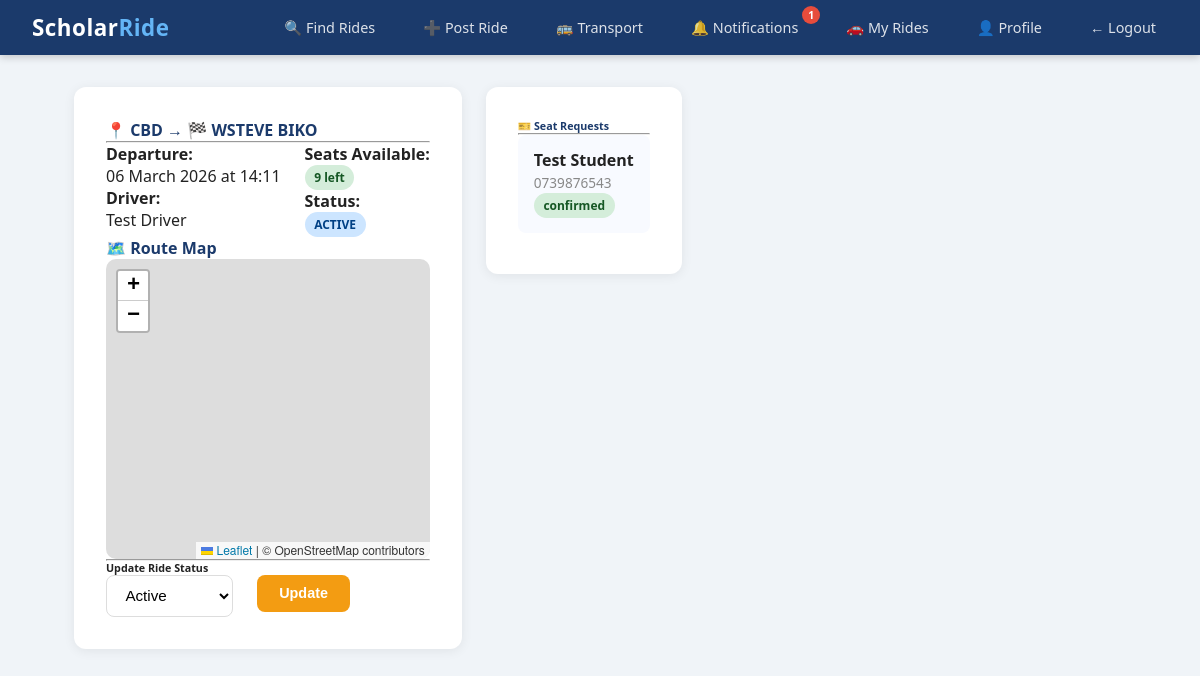
Before: /rides/1 (signed in) with the older database file.
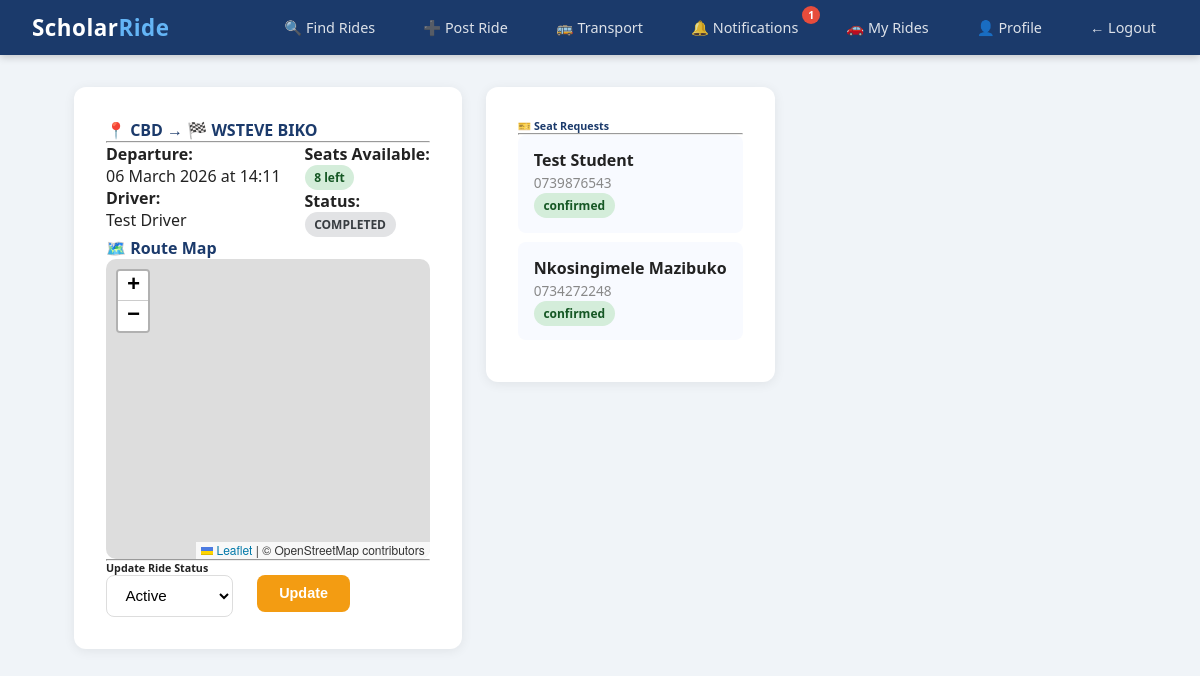
After: the same page with the newer database file.
### scholar_ride/models.py (models this page shows)
class Ride(db.Model):
    id = db.Column(db.Integer, primary_key=True)
    driver_id = db.Column(db.Integer, db.ForeignKey('user.id'), nullable=False)
    origin = db.Column(db.String(200), nullable=False)
    destination = db.Column(db.String(200), nullable=False)
    departure_time = db.Column(db.DateTime, nullable=False)
    available_seats = db.Column(db.Integer, nullable=False)
    total_seats = db.Column(db.Integer, nullable=False)
    status = db.Column(db.String(20), default='active')
    created_at = db.Column(db.DateTime, default=datetime.utcnow)
    bookings = db.relationship('Booking', backref='ride', lazy=True)

class Booking(db.Model):
    id = db.Column(db.Integer, primary_key=True)
    ride_id = db.Column(db.Integer, db.ForeignKey('ride.id'), nullable=False)
    student_id = db.Column(db.Integer, db.ForeignKey('user.id'), nullable=False)
    booking_date = db.Column(db.DateTime, default=datetime.utcnow)
    status = db.Column(db.String(20), default='pending')

class User(db.Model, UserMixin):
    id = db.Column(db.Integer, primary_key=True)
    student_number = db.Column(db.String(20), unique=True, nullable=True)
    staff_number = db.Column(db.String(20), unique=True, nullable=True)
    full_name = db.Column(db.String(100), nullable=False)
    email = db.Column(db.String(120), unique=True, nullable=False)
    phone = db.Column(db.String(20), nullable=False)
    password_hash = db.Column(db.String(128), nullable=False)
    role = db.Column(db.String(20), default='student')
    department = db.Column(db.String(100), nullable=True)
    verified = db.Column(db.Boolean, default=False)
    approval_status = db.Column(db.String(20), default='pending')
    otp = db.Column(db.String(6), nullable=True)
    created_at = db.Column(db.DateTime, default=datetime.utcnow)
    rides = db.relationship('Ride', backref='driver', lazy=True)
    bookings = db.relationship('Booking', backref='student', lazy=True)

### scholar_ride/routes/rides.py (the view, shortened to what this page needs)
@rides.route('/rides/<int:ride_id>')
@login_required
def ride_detail(ride_id):
    ride = Ride.query.get_or_404(ride_id)
    bookings = Booking.query.filter_by(ride_id=ride_id).all()
    already_booked = False
    booking_status = None
    return render_template('rides/detail.html',
                           ride=ride,
                           bookings=bookings,
                           already_booked=already_booked,
                           booking_status=booking_status)

### scholar_ride/models.py (called while the page is built)
@login_manager.user_loader
def load_user(user_id):
    return User.query.get(int(user_id))

### scholar_ride/templates/rides/detail.html (shortened to what this page needs)
{% extends "base.html" %}
{% block content %}
<div class="row">
    <div class="col-md-8">
        <div class="card p-4 mb-3">
            <h4 style="color:#1B3A6B;">
                📍 {{ ride.origin }} → 🏁 {{ ride.destination }}
            </h4>
            <hr>
            <div class="row">
                <div class="col-md-6">
                    <p><strong>Departure:</strong><br>
                    {{ ride.departure_time.strftime('%d %B %Y at %H:%M') }}</p>
                    <p><strong>Driver:</strong><br>
                    {{ ride.driver.full_name }}</p>
                </div>
                <div class="col-md-6">
                    <p><strong>Seats Available:</strong><br>
                    {% if ride.available_seats > 0 %}
                        <span class="badge badge-success">{{ ride.available_seats }} left</span>
                    {% else %}
                        <span class="badge badge-danger">Full</span>
                    {% endif %}
                    </p>
                    <p><strong>Status:</strong><br>
                    <span class="badge
                        {% if ride.status == 'active' %}badge-primary
                        {% elif ride.status == 'cancelled' %}badge-danger
                        {% elif ride.status == 'delayed' %}badge-warning
                        {% else %}badge-secondary{% endif %}">
                        {{ ride.status | upper }}
                    </span></p>
                </div>
            </div>
            <div class="mb-3">
                <label style="font-weight:600; color:#1B3A6B;">🗺️ Route Map</label>
                <div id="map" style="height:300px; width:100%; border-radius:10px; z-index:0;"></div>
            </div>
            {% if current_user.id == ride.driver_id %}
            <hr>
            <h6>Update Ride Status</h6>
            <form method="POST" action="/rides/{{ ride.id }}/update">
                <div class="row">
                    <div class="col-md-8">
                        <select name="status" class="form-control">
                            <option value="active">Active</option>
                        </select>
                    </div>
                    <div class="col-md-4">
                        <button type="submit" class="btn btn-warning w-100">Update</button>
                    </div>
                </div>
            </form>
            {% endif %}
        </div>
    </div>
    {% if current_user.id == ride.driver_id %}
    <div class="col-md-4">
        <div class="card p-3">
            <h6 style="color:#1B3A6B;">🎫 Seat Requests</h6>
            <hr>
            {% if bookings %}
                {% for booking in bookings %}
                <div class="request-item mb-2">
                    <strong>{{ booking.student.full_name }}</strong><br>
                    <small class="text-muted">{{ booking.student.phone }}</small><br>
                    <span class="badge
                        {% if booking.status == 'confirmed' %}badge-success
                        {% elif booking.status == 'pending' %}badge-warning
                        {% else %}badge-danger{% endif %}">
                        {{ booking.status }}
                    </span>
                </div>
                {% endfor %}
            {% else %}
                <p class="text-muted">No requests yet.</p>
            {% endif %}
        </div>
    </div>
    {% endif %}
</div>
<link rel="stylesheet" href="https://unpkg.com/leaflet@1.9.4/dist/leaflet.css"/>
<link rel="stylesheet" href="https://unpkg.com/leaflet.fullscreen@1.6.0/Control.FullScreen.css"/>
{% endblock %}

Changed rows visible on the page:
changed Ride "CBD": available_seats "9" → "8"; status "ACTIVE" → "COMPLETED"
added Booking: student.full_name "Nkosingimele Mazibuko", student.phone "0734272248", status "confirmed"
